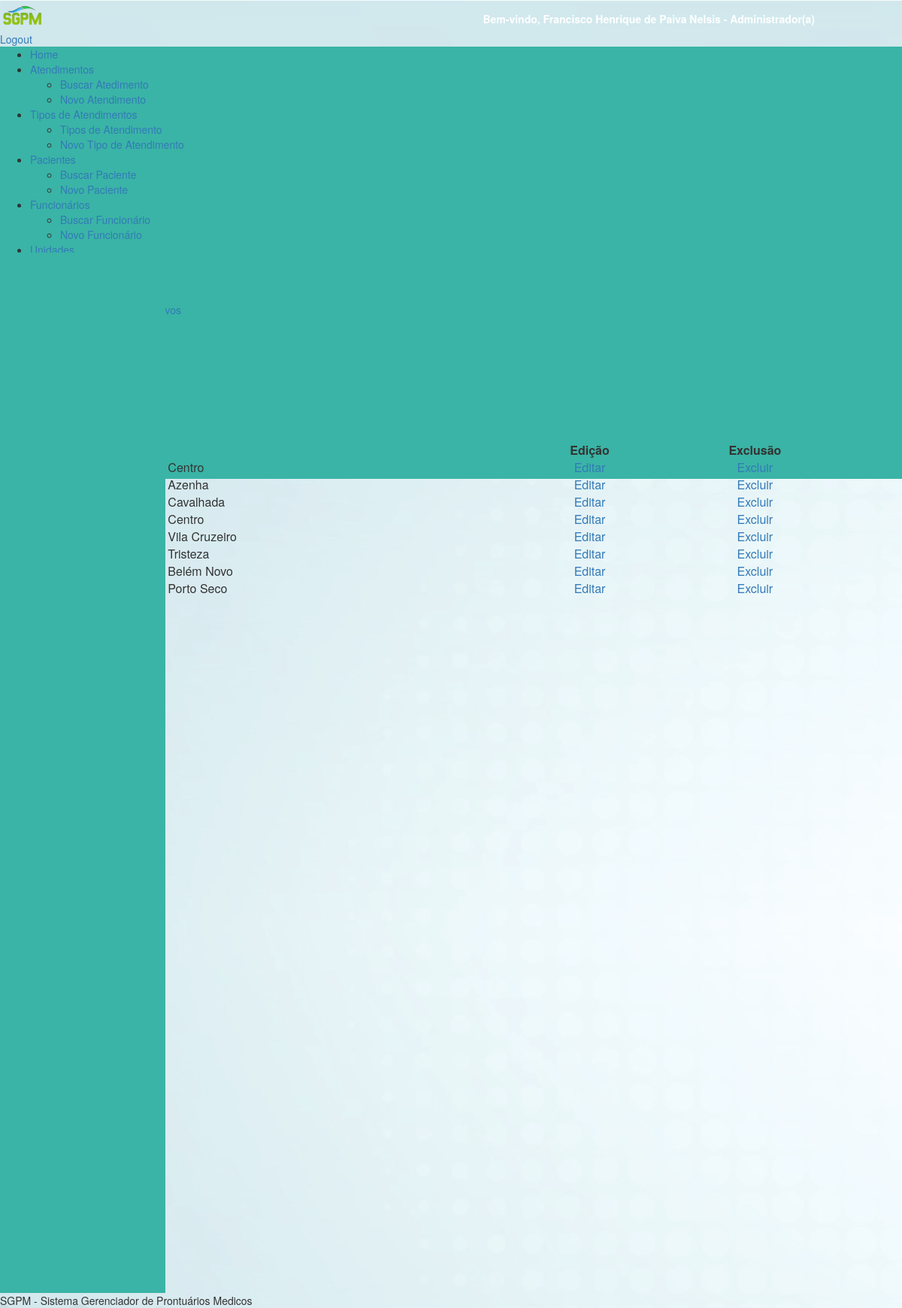
Screenshot of /consultarUBS.php (signed in) with the database file from the repository.
### tables this page shows
CREATE TABLE IF NOT EXISTS `ubs` (
  `id_ubs` int(5) NOT NULL AUTO_INCREMENT,
  `ubs_atendimento` varchar(50) NOT NULL,
  `endereco` varchar(50) DEFAULT NULL,
  `telefone` int(10) DEFAULT NULL,
  `data_insercao` date DEFAULT NULL,
  `data_alteracao` date DEFAULT NULL,
  `data_desativacao` date DEFAULT NULL,
  PRIMARY KEY (`id_ubs`),
  UNIQUE KEY `id_ubs` (`id_ubs`)
);

### includes/funcoes_permissao.php (called while the page is built, shortened)
<?php
function verificarPermissao($permissao) {
    return array_search($permissao, $_SESSION['LOGIN']['PERMISSOES']) !== false ? true : false;
}

### consultarUBS.php (the view, shortened to what this page needs)
<?php include ('includes/cabecalho.php')?>
<?php include ('includes/menu.php')?>
<div class="divTudoConsultarTipoAtendimento">
	<div id="tituloPagina">Buscar UBS</div>
	<div id="formBuscaTipoAtendimento">
		<div class="content-dataTable"
			style="width: 80%; margin: 0 auto; margin-top: -70px; margin-right: 70px" align>
                <table id="pacientes" class="display" cellspacing="0"
				width="100%" content="text/html;charset=utf-8">
				<thead>
					<tr>
						<th>UBS</th>
						<?php if (verificarPermissao('UBS_ALTERAR')): ?>
						<th><center>Edição</center></th>
						<?php endif; ?>
						<?php if (verificarPermissao('UBS_EXCLUIR')): ?>
						<th><center>Exclusão</center></th>
						<?php endif; ?>
					</tr>
				</thead>
				<tbody>
<?php
$con = mysqli_connect ( "localhost", "root", "", "sgpm" );
mysqli_set_charset ( $con, "utf8" );
$query = mysqli_query ( $con, "SELECT * FROM ubs" );
while ( $linha = mysqli_fetch_array ( $query ) ) {
	?>
					<tr>
						<td><?php echo $linha['ubs_atendimento']; ?></td>
						<?php if (verificarPermissao('UBS_ALTERAR')): ?>
						<td>
                        <center><a href="formUBS.php?id=<?php echo $linha['id_ubs']; ?>">Editar</a></center>
                        </td>
                        <?php endif; ?>
						<?php if (verificarPermissao('UBS_EXCLUIR')): ?>
						<td>
                        <center><a  href="excluirUBS.php?id_ubs_exclusao=<?php echo $linha['id_ubs']; ?>">Excluir</a></center>
                        </td>
                        <?php endif; ?>
					</tr>
						<?php }?>
				</tbody>
			</table>
		</div>
	</div>
</div>
<?php include ('includes/menuBack.php')?>
<?php include ('includes/rodape.php')?>

### rows the page displays
ubs: ubs_atendimento "Clínica Centro"
ubs: ubs_atendimento "Clínica Azenha"
ubs: ubs_atendimento "Clínica Cavalhada"
ubs: ubs_atendimento "Clínica Centro"
ubs: ubs_atendimento "Clínica Vila Cruzeiro"
ubs: ubs_atendimento "Clínica Tristeza"
ubs: ubs_atendimento "Clínica Belém Novo"
ubs: ubs_atendimento "Clínica Porto Seco"

### other values shown
$_SESSION ['LOGIN'] ['NOME'] "Francisco Henrique de Paiva Nelsis"
$_SESSION ['LOGIN'] ['CARGO'] "Administrador(a)"
